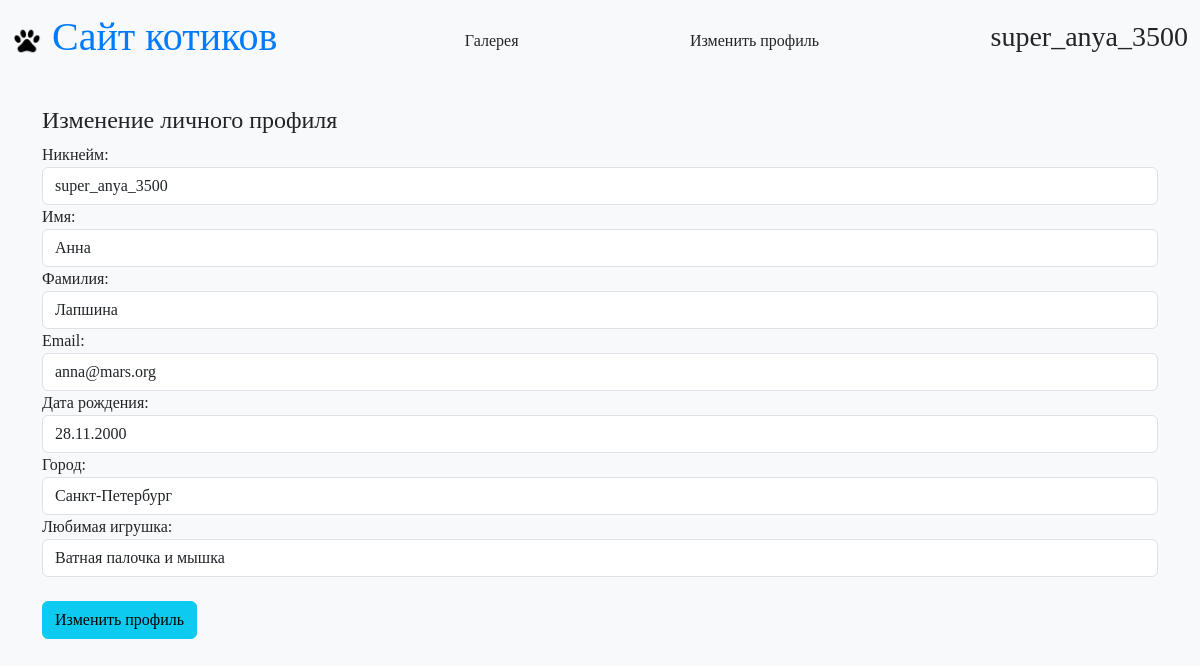
/users/edit_profile/ (signed in), run on the app's committed database.
### main/models.py (models this page shows, shortened)
class User(AbstractUser):
    username = models.CharField(max_length=100, unique=True, null=False, blank=False, default='username')
    name = models.CharField(max_length=100, null=False, blank=False, default='default name')
    surname = models.CharField(max_length=100, null=True)
    email = models.EmailField(unique=True, null=False, blank=False, default='default@example.com')
    birth_date = models.DateField(null=True)
    city = models.CharField(max_length=100, null=False, blank=False, default='default city')
    toy = models.CharField(max_length=100, null=False, blank=False, default='default toy')
    modified_date = models.DateTimeField(default=timezone.now)

### main/views.py (the view, shortened to what this page needs)
# urls.py: path('edit_profile/', views.EditUser.as_view(), name='edit_profile'),
class EditUser(View):
    template_name = 'registration/edit_profile.html'
    def get(self, request):
        contex = {'form': EditProfileForm(instance=request.user)}
        return render(request, self.template_name, contex)

### main/forms.py
class EditProfileForm(UserChangeForm):
    class Meta(UserChangeForm.Meta):
        model = User
        fields = ['username', 'email', 'name', 'surname', 'birth_date', 'city', 'toy']
        labels = {
            'username': 'Никнейм',
            'email': 'Email',
            'birth_date': 'Дата рождения',
            'name': 'Имя',
            'surname': 'Фамилия',
            'city': 'Город',
            'toy': 'Любимая игрушка'
        }

### main/templates/registration/edit_profile.html (shortened to what this page needs)
{% extends "main/base.html" %}
{% load widget_tweaks %}
{% block content %}
    <h4>Изменение личного профиля</h4>
    <form action="{% url 'edit_profile' %}" method="post">
        {{ form.username.label }}:<br>
         <div>
                {{ form.username|add_class:'form-control' }}
         </div>
        {{ form.name.label }}:<br>
         <div>
                {{ form.name|add_class:'form-control' }}
         </div>
        {{ form.surname.label }}:<br>
         <div>
                {{ form.surname|add_class:'form-control' }}
         </div>
        {{ form.email.label }}:<br>
         <div>
                {{ form.email|add_class:'form-control' }}
         </div>
        {{ form.birth_date.label }}:<br>
         <div>
                {{ form.birth_date|add_class:'form-control' }}
         </div>
        {{ form.city.label }}:<br>
         <div>
                {{ form.city|add_class:'form-control' }}
         </div>
        {{ form.toy.label }}:<br>
         <div>
                {{ form.toy|add_class:'form-control' }}
         </div>
        <br>
        <button type="submit" class="btn btn-info">Изменить профиль</button>
    </form>
{% endblock %}

### main/templates/main/base.html (shortened to what this page needs)
{% load static %}
<!doctype html>
<html lang="en">
<head>
    <link href="https://cdn.jsdelivr.net/npm/bootstrap@5.3.3/dist/css/bootstrap.min.css"
      rel="stylesheet"
>
    <link rel="stylesheet" type="text/css" href="{% static 'main/css/style.css' %}"/>
</head>
<body>
<header>
<nav class="navbar bg-body-tertiary">
  <div class="container-fluid">
    <a class="navbar-brand" href="{% url 'home' %}">
        <img src="{% static 'main/img/paw_icon.ico' %}" alt="Cat Paw" class="cat-paw">
        <h1>Сайт котиков</h1>
    </a>
      <a class="nav-link" href="{% url 'galery' %}">Галерея</a>
      {% if user.is_authenticated %}
    <a class="nav-link" href="{% url 'edit_profile' %}">Изменить профиль</a>
    <a class="nav-link" href="#" onclick="event.preventDefault(); document.getElementById('logout-form').submit();"><h3>{{ user.username }}</h3></a>
      {% else %}
    <form class="d-flex ms-auto">
      <a class="btn btn-register" href="{% url 'register' %}">Зарегистрироваться</a>
      <a class="btn btn-login ml-2" href="{% url 'login' %}">Войти</a>
    </form>
      {% endif %}
  </div>
</nav>
</header>
<main role="main" class="container mt-4">
    {% block content %}{% endblock %}
</main>
</body>
</html>

### main/static/main/css/style.css (style rules this page uses)
body { font-family: 'Comic Sans MS', cursive; background-color: #f8f9fa; }
.navbar { background-color: #e3f2fd; display: flex; justify-content: space-between; align-items: center; }
.navbar-brand { display: flex; align-items: center; }
.navbar-brand h1 { font-family: 'Comic Sans MS', cursive; color: #007bff; margin-left: 10px; }
.cat-paw { width: 30px; height: 30px; }

### data on the page
User: username "super_anya_3500", name "Анна", surname "Лапшина", email "anna@mars.org", birth_date "28.11.2000", city "Санкт-Петербург", toy "Ватная палочка и мышка"
